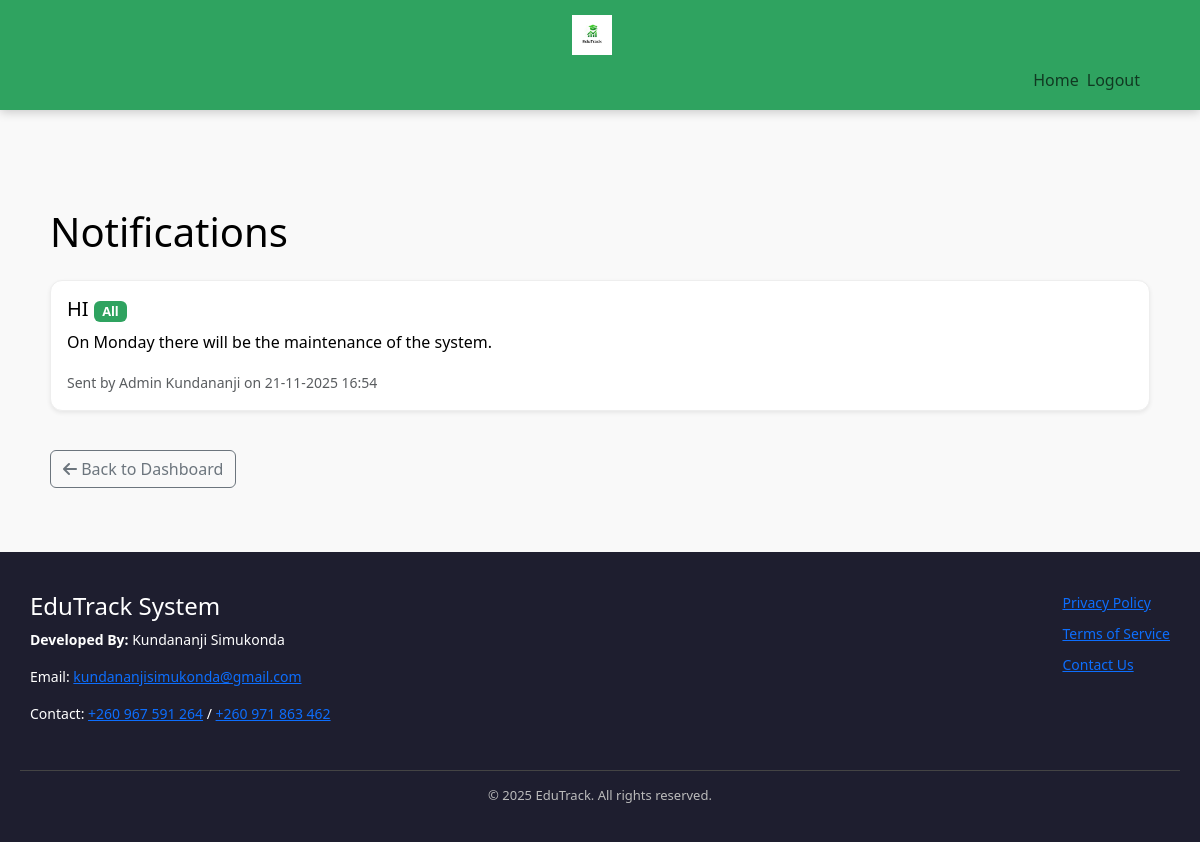
The page /pages/admin/notifications.php (signed in) on the database its author committed.
### tables this page shows
CREATE TABLE `announcements` (
  `id` int(10) UNSIGNED NOT NULL,
  `title` varchar(255) NOT NULL,
  `message` text NOT NULL,
  `audience` enum('students','lecturers','all') NOT NULL DEFAULT 'all',
  `created_by` int(10) UNSIGNED NOT NULL,
  `created_at` timestamp NOT NULL DEFAULT current_timestamp()
);

CREATE TABLE `users` (
  `id` int(11) UNSIGNED NOT NULL,
  `name` varchar(255) NOT NULL,
  `email` varchar(255) NOT NULL,
  `password` varchar(255) NOT NULL,
  `role` enum('student','lecturer','admin') NOT NULL DEFAULT 'student',
  `phone` varchar(20) DEFAULT NULL,
  `status` enum('active','inactive','suspended') NOT NULL DEFAULT 'active',
  `created_at` timestamp NOT NULL DEFAULT current_timestamp()
);

### pages/admin/notifications.php (the view, shortened to what this page needs)
<?php
require_once '../../includes/db.php';
$user_role = $_SESSION['role'] ?? 'admin';
try {
    if ($user_role === 'student') {
        $stmt = $pdo->prepare("
            SELECT a.title, a.message, a.audience, a.created_at, u.name AS sender
            FROM announcements a
            JOIN users u ON a.created_by = u.id
            WHERE a.audience IN ('students','all')
            ORDER BY a.created_at DESC
        ");
        $stmt->execute();
    } else {
        $stmt = $pdo->prepare("
            SELECT a.title, a.message, a.audience, a.created_at, u.name AS sender
            FROM announcements a
            JOIN users u ON a.created_by = u.id
            ORDER BY a.created_at DESC
        ");
        $stmt->execute();
    }
    $notifications = $stmt->fetchAll(PDO::FETCH_ASSOC);
} catch (PDOException $e) {
    error_log("Failed to fetch notifications: " . $e->getMessage());
    $_SESSION['error_message'] = "Failed to load notifications.";
    $notifications = [];
}
?>
<!DOCTYPE html>
<html lang="en">
<head>
<link href="https://cdn.jsdelivr.net/npm/bootstrap@5.3.2/dist/css/bootstrap.min.css" rel="stylesheet">
<link rel="stylesheet" href="https://cdnjs.cloudflare.com/ajax/libs/font-awesome/6.4.0/css/all.min.css">
<link rel="stylesheet" href="css/dashboard.css">
</head>
<body>
<?php require_once '../../includes/admin_navbar.php'; ?>
<main class="container my-5">
    <h1 class="mb-4">Notifications</h1>
    <?php if (empty($notifications)): ?>
        <div class="alert alert-info">No notifications available.</div>
    <?php else: ?>
        <div class="row">
            <?php foreach ($notifications as $n): ?>
                <div class="col-12">
                    <div class="card notification-card shadow-sm">
                        <div class="card-body">
                            <h5 class="card-title">
                                <?= htmlspecialchars($n['title']) ?>
                                <span class="badge bg-success"><?= ucfirst($n['audience']) ?></span>
                            </h5>
                            <p class="card-text"><?= htmlspecialchars($n['message']) ?></p>
                            <small class="text-muted">Sent by <?= htmlspecialchars($n['sender']) ?> on <?= date('d-m-Y H:i', strtotime($n['created_at'])) ?></small>
                        </div>
                    </div>
                </div>
            <?php endforeach; ?>
        </div>
    <?php endif; ?>
    <div class="mt-4">
        <div class="d-flex justify-content-between mb-3">
            <a href="dashboard.php" class="btn btn-outline-secondary"><i class="fas fa-arrow-left"></i> Back to Dashboard</a>
        </div>
    </div>
</main>
<?php require_once '../../includes/footer.php'; ?>
</body>
</html>

### pages/admin/css/dashboard.css (style rules this page uses)
:root { --primary-color: #2fa360; --primary-hover: #28a745; --danger-color: #dc3545; --danger-hover: #c82333; --background-light: #f9f9f9; --background-dark: #1e1e2f; --text-color: #000000; --text-light: #fff; --text-muted: #777; --border-color: #ddd; --border-light: #eee; --container-width: min(1200px, 95vw); --padding-sm: clamp(0.5rem, 2vw, 10px); --padding-md: clamp(1rem, 3vw, 20px); --padding-lg: clamp(2rem, 5vw, 40px); --gap-md: clamp(1rem, 3vw, 20px); --border-radius-sm: 8px; --border-radius-lg: 12px; --box-shadow-sm: 0 4px 6px rgba(0,0,0,0.1); --box-shadow-lg: 0 8px 12px rgba(0,0,0,0.15); --mobile-breakpoint: 768px; --transition-fast: 0.15s ease; --transition-base: 0.3s ease; --transition-slow: 0.5s ease; }
*, *::before, *::after { box-sizing: border-box; }
html, body { height: 100%; margin: 0; font-family: 'Segoe UI', Tahoma, Geneva, Verdana, sans-serif; color: var(--text-color); background-color: var(--background-light); display: flex; flex-direction: column; padding-top: 80px; scroll-behavior: smooth; }
.container { display: flex; flex-direction: column; justify-content: center; width: 100%; max-width: var(--container-width); margin-inline: auto; padding-inline: var(--padding-md); }
.btn-success, .bg-success { background-color: var(--primary-color) !important; border-color: var(--primary-color) !important; }
.card { border-radius: var(--border-radius-lg); box-shadow: var(--box-shadow-sm); border: 1px solid var(--border-light); transition: all var(--transition-base); }
.card-body { color: #000000; }
.container-fluid, .container { max-width: var(--container-width); }

### pages/admin/notifications.php (style rules this page uses)
.notification-card { margin-bottom: 15px; }
.badge { font-size: 0.8rem; }

### rows shown on the page
announcements: title "HI", audience "All", message "On Monday there will be the maintenance of the system.", created_by.name "Admin Kundananji", created_at "21-11-2025 16:54"
